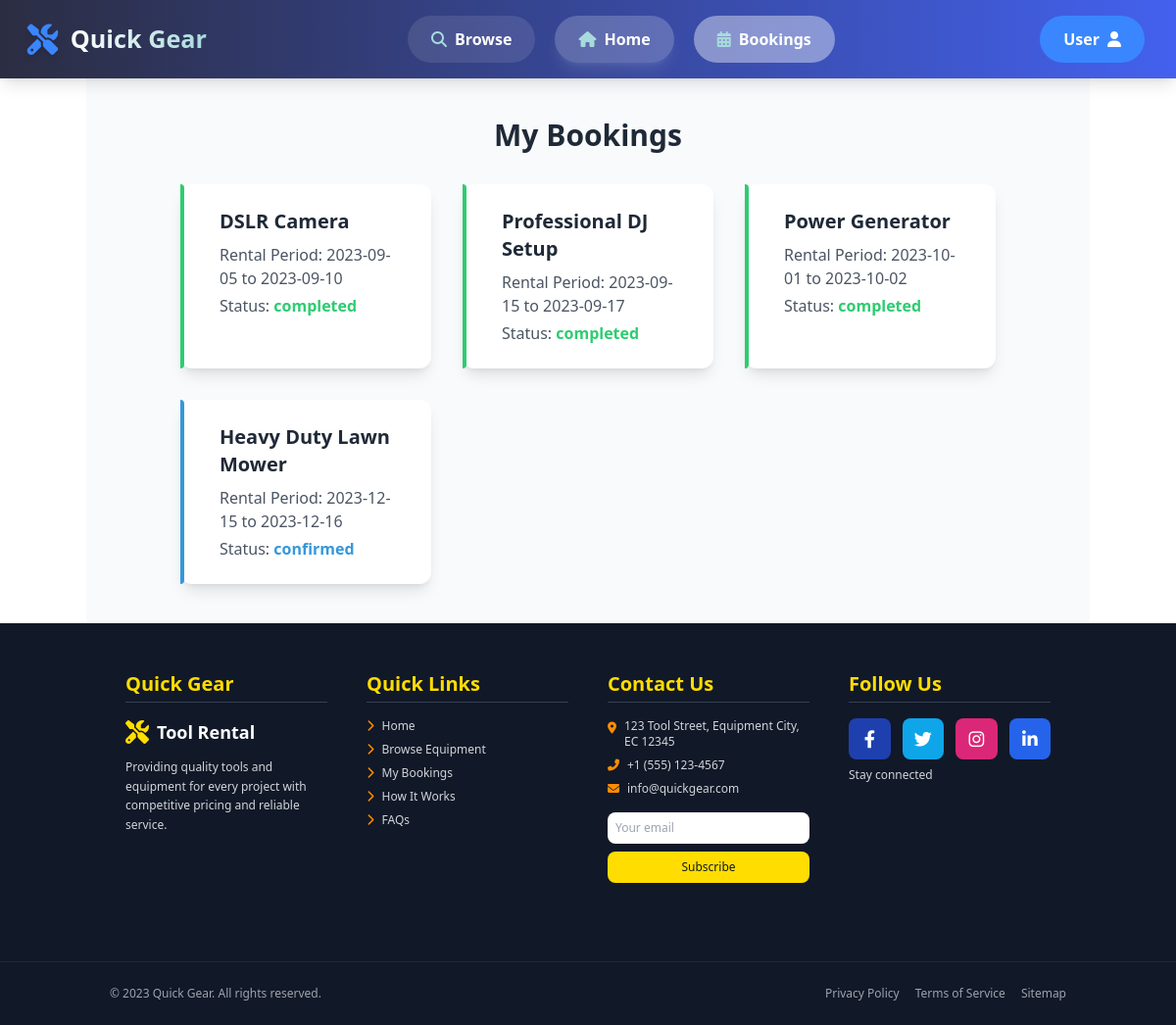
The page /bookings.php on the database its author committed.
### tables this page shows
CREATE TABLE IF NOT EXISTS bookings (
    id INT AUTO_INCREMENT PRIMARY KEY,
    user_id INT NOT NULL DEFAULT 0,
    product_id INT NOT NULL,
    full_name VARCHAR(255) NOT NULL,
    email VARCHAR(255) NOT NULL,
    phone VARCHAR(50) NOT NULL,
    start_date DATE NOT NULL,
    end_date DATE NOT NULL,
    message TEXT,
    booking_date TIMESTAMP DEFAULT CURRENT_TIMESTAMP,
    status VARCHAR(20) DEFAULT 'pending'
);

CREATE TABLE IF NOT EXISTS products (
    id INT AUTO_INCREMENT PRIMARY KEY,
    name VARCHAR(255) NOT NULL,
    category VARCHAR(50) NOT NULL,
    description TEXT NOT NULL,
    price DECIMAL(10,2) NOT NULL,
    price_type VARCHAR(20) NOT NULL,
    deposit DECIMAL(10,2) NOT NULL,
    status VARCHAR(20) NOT NULL,
    image TEXT NOT NULL,
    features TEXT NOT NULL
);

### data/bookings_data.php (called while the page is built)
<?php
$host = "localhost";
$dbname = "quick-gear-db";
$user = "root";
$pass = "";
try {
    $pdo = new PDO("mysql:host=$host;dbname=$dbname;charset=utf8", $user, $pass);
    $pdo->setAttribute(PDO::ATTR_ERRMODE, PDO::ERRMODE_EXCEPTION);
    $query = "SELECT bookings.*, products.name AS item_name
              FROM bookings
              JOIN products ON bookings.product_id = products.id
              WHERE bookings.user_id = 1";
    $stmt = $pdo->prepare($query);
    $stmt->execute();
    $bookings = $stmt->fetchAll(PDO::FETCH_ASSOC);
} catch (PDOException $e) {
    error_log($e->getMessage());
    $bookings = [];
}
?>

### bookings.php (the view)
<?php
include './includes/header.php';
include './data/bookings_data.php';
?>
<main class="container mx-auto py-10 bg-gray-50 px-24">
    <h2 class="text-3xl font-bold text-gray-800 mb-8 text-center">My Bookings</h2>
    <div class="grid grid-cols-1 sm:grid-cols-2 lg:grid-cols-3 gap-8">
        <?php foreach ($bookings as $booking): ?>
            <?php
            $statusColor = ($booking['status'] === 'completed') ? '#2ecc71' :
                (($booking['status'] === 'pending') ? '#f1c40f' :
                    (($booking['status'] === 'confirmed') ? '#3498db' : '#e74c3c'));
            ?>
            <div class="relative bg-white p-6 rounded-xl shadow-lg transition transform hover:scale-105 hover:shadow-2xl">
                <div class="absolute inset-y-0 left-0 w-1 rounded-r-xl"
                    style="background-color: <?= htmlspecialchars($statusColor) ?>;"></div>
                <div class="ml-4">
                    <h3 class="text-xl font-bold text-gray-800 mb-2"><?= htmlspecialchars($booking['item_name']) ?></h3>
                    <p class="text-gray-600 mb-1">Rental Period: <?= htmlspecialchars($booking['start_date']) ?> to
                        <?= htmlspecialchars($booking['end_date']) ?>
                    </p>
                    <p class="text-gray-600">Status:
                        <span class="font-semibold" style="color: <?= htmlspecialchars($statusColor) ?>">
                            <?= htmlspecialchars($booking['status']) ?>
                        </span>
                    </p>
                </div>
            </div>
        <?php endforeach; ?>
    </div>
</main>
<?php include './includes/footer.php'; ?>

### includes/header.php (shortened to what this page needs)
<header
    class="flex justify-between items-center px-8 py-4 bg-gradient-to-r from-[#2b2d42] to-[#4361ee] shadow-lg text-white sticky top-0 z-50 transition-all duration-300">
    <a href="index.php" class="flex items-center text-2xl font-bold hover:scale-105 transition-transform duration-300">
        <i class="fas fa-tools mr-3 text-3xl text-[#3a86ff] drop-shadow-md"></i>
        <span class="bg-clip-text text-transparent bg-gradient-to-r from-white to-[#a8dadc]">Quick Gear</span>
    </a>
    <nav class="flex gap-5">
        <a id="nav-browse" href="browse.php"
            class="nav-link bg-white/10 text-white border-none py-3 px-6 rounded-full font-semibold cursor-pointer transition-all duration-300 ease-in-out hover:bg-white/20 hover:-translate-y-0.5 hover:shadow-md flex items-center">
            <i class="fas fa-search mr-2 text-[#a8dadc]"></i>
            Browse
        </a>
        <a id="nav-home" href="index.php"
            class="nav-link bg-white/20 text-white border-none py-3 px-6 rounded-full font-semibold cursor-pointer transition-all duration-300 ease-in-out hover:bg-white/30 hover:-translate-y-0.5 shadow-lg shadow-white/10 flex items-center">
            <i class="fas fa-home mr-2 text-[#a8dadc]"></i>
            Home
        </a>
        <a id="nav-bookings" href="bookings.php"
            class="nav-link bg-white/10 text-white border-none py-3 px-6 rounded-full font-semibold cursor-pointer transition-all duration-300 ease-in-out hover:bg-white/20 hover:-translate-y-0.5 hover:shadow-md flex items-center">
            <i class="fas fa-calendar-alt mr-2 text-[#a8dadc]"></i>
            Bookings
        </a>
    </nav>
    <a id="nav-login" href="login.php"
        class="login-btn relative bg-[#3a86ff] text-white border-none py-3 px-6 rounded-full font-semibold cursor-pointer transition-all duration-300 ease-in-out hover:bg-[#a8dadc] hover:text-[#2b2d42] hover:-translate-y-0.5 hover:shadow-lg flex items-center gap-2 overflow-hidden group">
        <span class="relative z-10">User</span>
        <i class="fas fa-user relative z-10"></i>
    </a>
</header>

### includes/footer.php (shortened to what this page needs)
<link rel="stylesheet" href="https://cdnjs.cloudflare.com/ajax/libs/font-awesome/6.4.0/css/all.min.css">
<script src="https://cdn.tailwindcss.com"></script>
<body>
    <footer class="bg-gray-900 text-white pt-12 pb-6">
        <div class="container mx-auto px-10">
            <div class="grid grid-cols-1 md:grid-cols-2 lg:grid-cols-4 gap-10">
                <div class="mb-8">
                    <h3 class="text-xl font-bold mb-4 text-accent border-b border-gray-700 pb-1">Quick Gear</h3>
                    <div class="flex items-center mb-3">
                        <i class="fas fa-tools text-2xl text-accent mr-2"></i>
                        <span class="text-lg font-bold">Tool Rental</span>
                    </div>
                    <p class="text-gray-300 text-xs leading-relaxed">
                        Providing quality tools and equipment for every project with competitive pricing and reliable
                        service.
                    </p>
                </div>
                <div class="mb-8">
                    <h3 class="text-xl font-bold mb-4 text-accent border-b border-gray-700 pb-1">Quick Links</h3>
                    <ul class="space-y-2 text-xs">
                        <li>
                            <a id="footer-home" href="index.php"
                                class="text-gray-300 hover:text-accent transition-all flex items-center group">
                                <i
                                    class="fas fa-chevron-right text-primary mr-2 text-xs group-hover:translate-x-1 transition-transform"></i>
                                Home
                            </a>
                        </li>
                        <li>
                            <a id="footer-browse" href="browse.php"
                                class="text-gray-300 hover:text-accent transition-all flex items-center group">
                                <i
                                    class="fas fa-chevron-right text-primary mr-2 text-xs group-hover:translate-x-1 transition-transform"></i>
                                Browse Equipment
                            </a>
                        </li>
                        <li>
                            <a id="footer-bookings" href="bookings.php"
                                class="text-gray-300 hover:text-accent transition-all flex items-center group">
                                <i
                                    class="fas fa-chevron-right text-primary mr-2 text-xs group-hover:translate-x-1 transition-transform"></i>
                                My Bookings
                            </a>
                        </li>
                        <li>
                            <a id="footer-how-it-works" href="index.php#how-it-works"
                                class="text-gray-300 hover:text-accent transition-all flex items-center group">
                                <i
                                    class="fas fa-chevron-right text-primary mr-2 text-xs group-hover:translate-x-1 transition-transform"></i>
                                How It Works
                            </a>
                        </li>
                        <li>
                            <a id="footer-faqs" href="index.php#faqs"
                                class="text-gray-300 hover:text-accent transition-all flex items-center group">
                                <i
                                    class="fas fa-chevron-right text-primary mr-2 text-xs group-hover:translate-x-1 transition-transform"></i>
                                FAQs
                            </a>
                        </li>
                    </ul>
                </div>
                <div class="mb-8">
                    <h3 class="text-xl font-bold mb-4 text-accent border-b border-gray-700 pb-1">Contact Us</h3>
                    <ul class="space-y-2 text-xs">
                        <li class="flex items-start">
                            <i class="fas fa-map-marker-alt text-primary mr-2 mt-1"></i>
                            <span class="text-gray-300">123 Tool Street, Equipment City, EC 12345</span>
                        </li>
                        <li class="flex items-center">
                            <i class="fas fa-phone-alt text-primary mr-2"></i>
                            <span class="text-gray-300">+1 (555) 123-4567</span>
                        </li>
                        <li class="flex items-center">
                            <i class="fas fa-envelope text-primary mr-2"></i>
                            <span class="text-gray-300">info@quickgear.com</span>
                        </li>
                    </ul>
                    <div class="mt-4">
                        <input type="email" placeholder="Your email"
                            class="w-full p-2 text-xs rounded-lg text-gray-900" />
                        <button
                            class="w-full mt-2 bg-accent text-gray-900 text-xs p-2 rounded-lg hover:bg-secondary transition-all">Subscribe</button>
                    </div>
                </div>
                <div class="mb-8">
                    <h3 class="text-xl font-bold mb-4 text-accent border-b border-gray-700 pb-1">Follow Us</h3>
                    <div class="grid grid-cols-4 gap-3 mb-2">
                        <a href="#"
                            class="bg-blue-800 hover:bg-blue-700 p-3 rounded-lg text-center transition-all duration-300"
                            title="Facebook">
                            <i class="fab fa-facebook-f text-lg"></i>
                        </a>
                        <a href="#"
                            class="bg-sky-500 hover:bg-sky-400 p-3 rounded-lg text-center transition-all duration-300"
                            title="Twitter">
                            <i class="fab fa-twitter text-lg"></i>
                        </a>
                        <a href="#"
                            class="bg-pink-600 hover:bg-pink-500 p-3 rounded-lg text-center transition-all duration-300"
                            title="Instagram">
                            <i class="fab fa-instagram text-lg"></i>
                        </a>
                        <a href="#"
                            class="bg-blue-600 hover:bg-blue-500 p-3 rounded-lg text-center transition-all duration-300"
                            title="LinkedIn">
                            <i class="fab fa-linkedin-in text-lg"></i>
                        </a>
                    </div>
                    <p class="text-gray-300 text-xs">Stay connected</p>
                </div>
            </div>
        </div>
        <div class="mt-12 pt-6 border-t border-gray-800">
            <div class="container mx-auto px-6">
                <div class="flex flex-col md:flex-row justify-between items-center space-y-2 md:space-y-0 text-xs">
                    <p class="text-gray-400">© 2023 Quick Gear. All rights reserved.</p>
                    <div class="flex space-x-4">
                        <a href="#" class="text-gray-400 hover:text-accent transition-colors">Privacy Policy</a>
                        <a href="#" class="text-gray-400 hover:text-accent transition-colors">Terms of Service</a>
                        <a href="#" class="text-gray-400 hover:text-accent transition-colors">Sitemap</a>
                    </div>
                </div>
            </div>
        </div>
    </footer>
</body>
</html>

### rows shown on the page
bookings: product.name "DSLR Camera", start_date "2023-09-05", end_date "2023-09-10", status "completed"
bookings: product.name "Professional DJ Setup", start_date "2023-09-15", end_date "2023-09-17", status "completed"
bookings: product.name "Power Generator", start_date "2023-10-01", end_date "2023-10-02", status "completed"
bookings: product.name "Heavy Duty Lawn Mower", start_date "2023-12-15", end_date "2023-12-16", status "confirmed"
